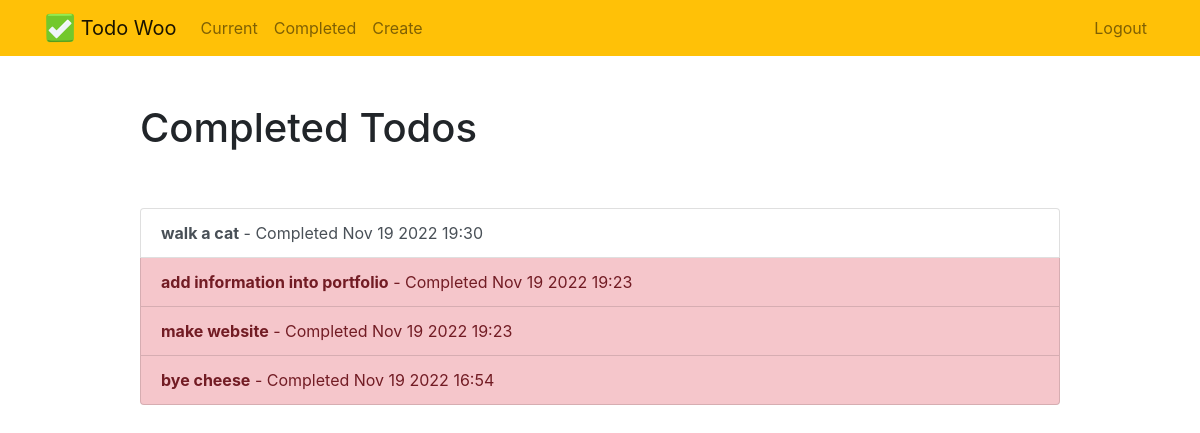
Before: /completed/ (signed in) with the older database file.
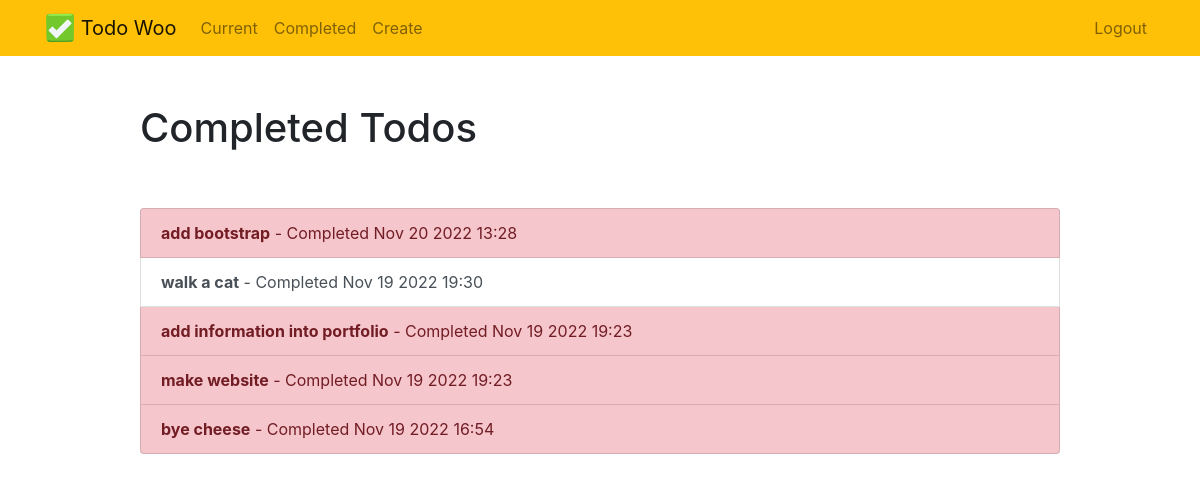
After: the same page with the newer database file.
### todo/models.py (models this page shows, shortened)
class Todo(models.Model):
    title = models.CharField(max_length=100)
    memo = models.TextField(blank=True)
    created = models.DateTimeField(auto_now_add=True) #данный атрибут не сможем изменять вручную
    datecompleted = models.DateTimeField(null=True, blank=True)  # либо Null, либо строго необходимого типа (дата время)
    important = models.BooleanField(default=False) # по умолчанию не обязательный
    user = models.ForeignKey(User, on_delete=models.CASCADE) #берет id пользователя и помещает в этот ключ

### todo/views.py (the view)
# urls.py: path('completed/', views.completedtodos, name="completedtodos"),
@login_required
def completedtodos(request):
    todos = Todo.objects.filter(user=request.user, datecompleted__isnull=False).order_by('-datecompleted')
    return render(request, "todo/completedtodos.html", {'todos' : todos})

### todo/templates/todo/completedtodos.html
{% extends "todo/base.html" %}
{% block content %}
    <div class="row justify-content-center mt-5">
        <div class="col-md-10">
            <h1>Completed Todos</h1>
        </div>
    </div>
    <div class="row justify-content-center mt-5">
        <div class="col-md-10">
            <div class="list-group">
                {% for todo in todos %}
                    <a href="{% url 'viewtodo' todo.id %}" class="list-group-item list-group-item-action{% if todo.important %} list-group-item-danger{% endif %}"><b>{{ todo.title }}</b> - Completed {{ todo.datecompleted|date:'M j Y H:i' }}</a>
                {% endfor %}
            </div>
        </div>
    </div>
{% endblock %}

### todo/templates/todo/base.html (shortened to what this page needs)
{% load static %}
<!doctype html>
<html lang="en">
<head>
    <link rel="stylesheet" href="https://stackpath.bootstrapcdn.com/bootstrap/4.4.1/css/bootstrap.min.css">
</head>
<body>
<nav class="navbar navbar-expand-md navbar-light bg-warning">
<div class="container">
    <a class="navbar-brand" href="{% url 'home' %}">
         <img src="{% static 'todo/logo.png' %}" width="30" height="30" class="d-inline-block align-top">
        <span>Todo Woo</span>
    </a>
    <div class="collapse navbar-collapse" id="navbarNav">
    {% if user.is_authenticated %}
        <ul class="navbar-nav mr-auto">
                <li class="nav-item {{ current }}">
                    <a class="nav-link" href="{% url 'currenttodos' %}">Current</a>
                </li>
                <li class="nav-item {{ completed }}">
                    <a class="nav-link" href="{% url 'completedtodos' %}">Completed</a>
                </li>
                <li class="nav-item {{ create }}">
                    <a class="nav-link" href="{% url 'createtodo' %}">Create</a>
                </li>
        </ul>
    {% endif %}
    <ul class="navbar-nav ml-auto">
            {% if user.is_authenticated %}
                <li class="nav-item">
                    <a href="#" onclick="$('#signOutBtn').click()" class="nav-link">Logout</a>
                </li>
            {% endif %}
        </ul>
    </div>
</div>
</nav>
<div class="container">
{% block content %}{% endblock %}
</div>
</body>
</html>

Changed rows visible on the page:
now on this page (row edited): Todo: title "add bootstrap", datecompleted "Nov 20 2022 13:28"
